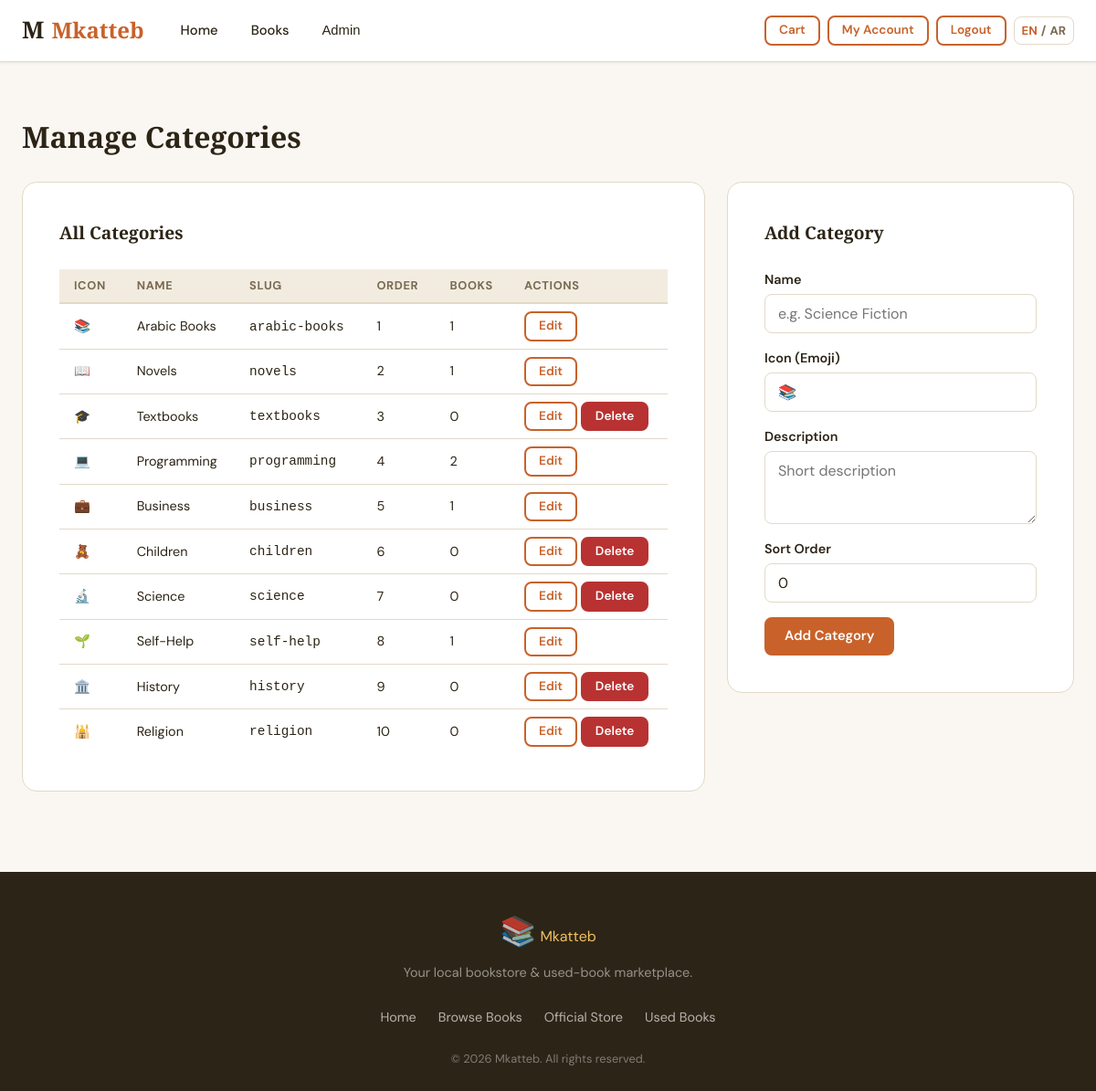
Screenshot of /admin/categories.php (signed in) with the database file from the repository.
### tables this page shows
CREATE TABLE IF NOT EXISTS categories (
    id          INT UNSIGNED AUTO_INCREMENT PRIMARY KEY,
    name        VARCHAR(120)    NOT NULL UNIQUE,
    slug        VARCHAR(140)    NOT NULL UNIQUE,
    description TEXT            NULL,
    icon        VARCHAR(60)     NULL COMMENT 'Emoji or icon class',
    sort_order  INT             NOT NULL DEFAULT 0,
    created_at  DATETIME        NOT NULL DEFAULT CURRENT_TIMESTAMP
);

### includes/db.php (called while the page is built, shortened)
<?php
function db(): PDO {
    static $pdo = null;
    if ($pdo === null) {
        $dsn = sprintf(
            'mysql:host=%s;dbname=%s;charset=%s',
            DB_HOST, DB_NAME, DB_CHARSET
        );
        $options = [
            PDO::ATTR_ERRMODE            => PDO::ERRMODE_EXCEPTION,
            PDO::ATTR_DEFAULT_FETCH_MODE => PDO::FETCH_ASSOC,
            PDO::ATTR_EMULATE_PREPARES   => false,
        ];
        try {
            $pdo = new PDO($dsn, DB_USER, DB_PASS, $options);
        } catch (PDOException $e) {
            die('<div style="font-family:monospace;color:red;padding:20px;">
                <strong>Database connection failed.</strong><br>
                Make sure XAMPP MySQL is running and the database exists.<br>
                Error: ' . htmlspecialchars($e->getMessage()) . '
            </div>');
        }
    }
    return $pdo;
}

### includes/functions.php (called while the page is built, shortened)
<?php
require_once __DIR__ . '/db.php';
function e(string $str): string {
    return htmlspecialchars($str, ENT_QUOTES | ENT_HTML5, 'UTF-8');
}
function getCategories(): array {
    $stmt = db()->prepare('SELECT * FROM categories ORDER BY sort_order ASC, name ASC');
    $stmt->execute();
    return $stmt->fetchAll();
}

### public/admin/categories.php (the view, shortened to what this page needs)
<?php
require_once __DIR__ . '/../../includes/functions.php';
$categories = getCategories();
$editCat = null;
include __DIR__ . '/../../includes/header.php';
?>
<div class="container admin-page">
    <div class="page-header">
        <h1>Manage Categories</h1>
    </div>
    <div class="admin-split">
        <section class="card">
            <h2 class="card__title">All Categories</h2>
            <table class="books-table">
                <thead><tr><th>Icon</th><th>Name</th><th>Slug</th><th>Order</th><th>Books</th><th>Actions</th></tr></thead>
                <tbody>
                    <?php foreach ($categories as $cat):
                        $bc = $pdo->prepare('SELECT COUNT(*) FROM books WHERE category_id = ?');
                        $bc->execute([$cat['id']]);
                        $cnt = $bc->fetchColumn();
                    ?>
                    <tr>
                        <td><?= e($cat['icon'] ?? '') ?></td>
                        <td><?= e($cat['name']) ?></td>
                        <td><code><?= e($cat['slug']) ?></code></td>
                        <td><?= (int)$cat['sort_order'] ?></td>
                        <td><?= (int)$cnt ?></td>
                        <td class="actions">
                            <a href="?edit=<?= (int)$cat['id'] ?>" class="btn btn--sm btn--outline">Edit</a>
                            <?php if ($cnt == 0): ?>
                            <form method="post" class="inline-form">
                                <button
                                    name="action"
                                    value="delete"
                                    class="btn btn--sm btn--danger"
                                    data-confirm="Are you sure you want to delete this category? This action cannot be undone."
                                >
                                    Delete
                                </button>
                            </form>
                            <?php endif; ?>
                        </td>
                    </tr>
                    <?php endforeach; ?>
                </tbody>
            </table>
        </section>
        <section class="card">
            <h2 class="card__title"><?= $editCat ? 'Edit Category' : 'Add Category' ?></h2>
            <form method="post" class="auth-form">
                <div class="form-group">
                    <label class="form-label">Name</label>
                    <input type="text" name="name" class="form-input" required
                           value="<?= e($editCat['name'] ?? '') ?>" placeholder="e.g. Science Fiction">
                </div>
                <div class="form-group">
                    <label class="form-label">Icon (Emoji)</label>
                    <input type="text" name="icon" class="form-input"
                           value="<?= e($editCat['icon'] ?? '📚') ?>" placeholder="📚">
                </div>
                <div class="form-group">
                    <label class="form-label">Description</label>
                    <textarea name="desc" class="form-input" rows="2"
                              placeholder="Short description"><?= e($editCat['description'] ?? '') ?></textarea>
                </div>
                <div class="form-group">
                    <label class="form-label">Sort Order</label>
                    <input type="number" name="sort_order" class="form-input"
                           value="<?= (int)($editCat['sort_order'] ?? 0) ?>">
                </div>
                <div class="form-row">
                    <button type="submit" class="btn btn--primary">
                        <?= $editCat ? 'Update Category' : 'Add Category' ?>
                    </button>
                </div>
            </form>
        </section>
    </div>
</div>
<?php include __DIR__ . '/../../includes/footer.php'; ?>

### rows the page displays
categories: icon "📚", name "Arabic Books", slug "arabic-books", sort_order "1", cnt "1"
categories: icon "📖", name "Novels", slug "novels", sort_order "2", cnt "1"
categories: icon "🎓", name "Textbooks", slug "textbooks", sort_order "3", cnt "0"
categories: icon "💻", name "Programming", slug "programming", sort_order "4", cnt "2"
categories: icon "💼", name "Business", slug "business", sort_order "5", cnt "1"
categories: icon "🧸", name "Children", slug "children", sort_order "6", cnt "0"
categories: icon "🔬", name "Science", slug "science", sort_order "7", cnt "0"
categories: icon "🌱", name "Self-Help", slug "self-help", sort_order "8", cnt "1"
categories: icon "🏛️", name "History", slug "history", sort_order "9", cnt "0"
categories: icon "🕌", name "Religion", slug "religion", sort_order "10", cnt "0"

### other values shown
$siteName "Mkatteb"
t($link['label_key']) "Home"
t($link['label_key']) "Books"
t('admin') "Admin"
t('cart') "Cart"
t('my_account') "My Account"
t('logout') "Logout"
